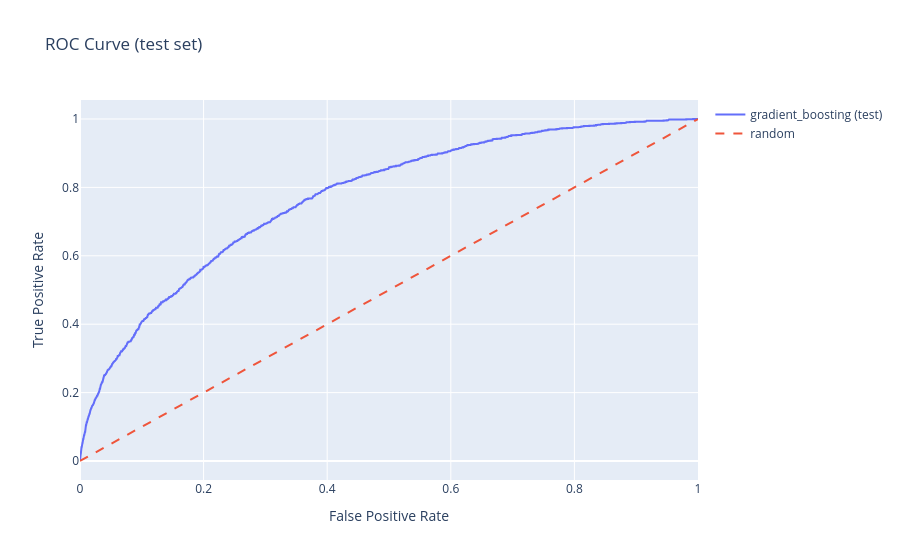
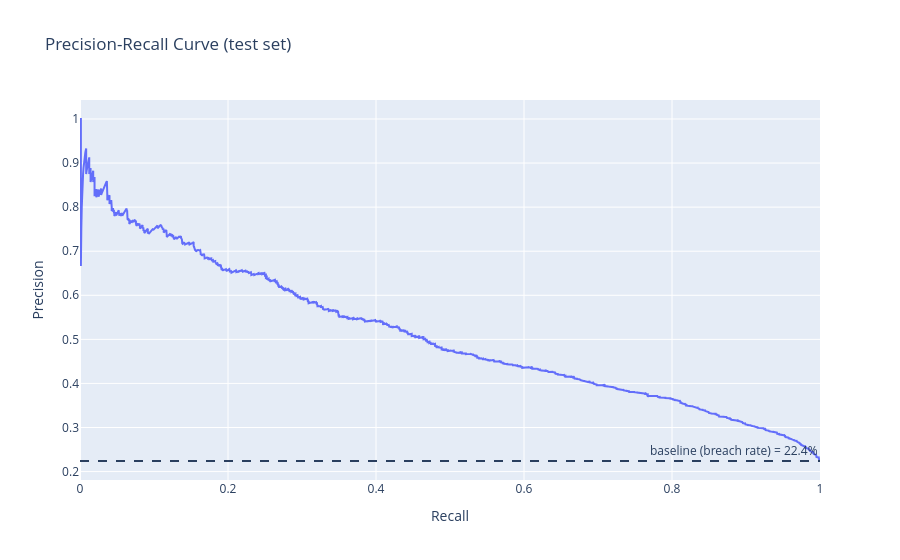

The cell these charts' notebook holds for them, in order:
### Markdown cell above
## ROC and Precision-Recall Curves

### Code cell
y_test = test_df[TARGET_COLUMN]
y_proba_test = best_model.predict_proba(test_df[FEATURE_COLUMNS])[:, 1]

fpr, tpr, _ = roc_curve(y_test, y_proba_test)
prec, rec, _ = precision_recall_curve(y_test, y_proba_test)
baseline_precision = y_test.mean()

fig = go.Figure()
fig.add_trace(go.Scatter(x=fpr, y=tpr, mode="lines", name=f"{best_name} (test)"))
fig.add_trace(go.Scatter(x=[0, 1], y=[0, 1], mode="lines", name="random", line=dict(dash="dash")))
fig.update_layout(title="ROC Curve (test set)", xaxis_title="False Positive Rate", yaxis_title="True Positive Rate")
fig.show()

fig2 = go.Figure()
fig2.add_trace(go.Scatter(x=rec, y=prec, mode="lines", name=f"{best_name} (test)"))
fig2.add_hline(y=baseline_precision, line_dash="dash",
               annotation_text=f"baseline (breach rate) = {baseline_precision:.1%}")
fig2.update_layout(title="Precision-Recall Curve (test set)", xaxis_title="Recall", yaxis_title="Precision")
fig2.show()

### Figure 1 — Plotly figure (JSON) as saved in the notebook; plotly's stock layout.template omitted (floating-point values rounded to 4 significant figures; data arrays with more than 128 entries replaced by an {"elided": "..."} marker saying what was removed)
{"data": [{"mode": "lines", "name": "gradient_boosting (test)", "type": "scatter", "x": {"elided": "2174 float values"}, "y": {"elided": "2174 float values"}}, {"line": {"dash": "dash"}, "mode": "lines", "name": "random", "type": "scatter", "x": [0, 1], "y": [0, 1]}], "layout": {"title": {"text": "ROC Curve (test set)"}, "xaxis": {"title": {"text": "False Positive Rate"}}, "yaxis": {"title": {"text": "True Positive Rate"}}}}

### Figure 2 — Plotly figure (JSON) as saved in the notebook; plotly's stock layout.template omitted (floating-point values rounded to 4 significant figures; data arrays with more than 128 entries replaced by an {"elided": "..."} marker saying what was removed)
{"data": [{"mode": "lines", "name": "gradient_boosting (test)", "type": "scatter", "x": {"elided": "7500 float values"}, "y": {"elided": "7500 float values"}}], "layout": {"annotations": [{"showarrow": false, "text": "baseline (breach rate) = 22.4%", "x": 1, "xanchor": "right", "xref": "x domain", "y": 0.224, "yanchor": "bottom", "yref": "y"}], "shapes": [{"line": {"dash": "dash"}, "type": "line", "x0": 0, "x1": 1, "xref": "x domain", "y0": 0.224, "y1": 0.224, "yref": "y"}], "title": {"text": "Precision-Recall Curve (test set)"}, "xaxis": {"title": {"text": "Recall"}}, "yaxis": {"title": {"text": "Precision"}}}}
